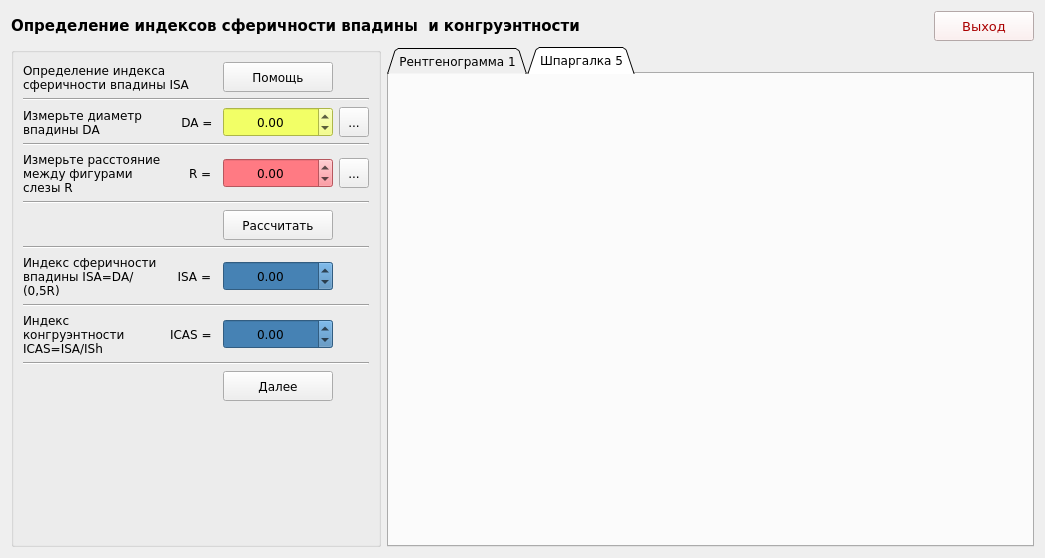
<?xml version="1.0" encoding="UTF-8"?>
<ui version="4.0">
 <class>Form4</class>
 <widget class="QWidget" name="Form4">
  <property name="geometry">
   <rect>
    <x>0</x>
    <y>0</y>
    <width>1045</width>
    <height>554</height>
   </rect>
  </property>
  <property name="windowTitle">
   <string>Form</string>
  </property>
  <property name="styleSheet">
   <string notr="true"/>
  </property>
  <layout class="QGridLayout" name="gridLayout">
   <item row="0" column="0" colspan="2">
    <widget class="QLabel" name="label_12">
     <property name="minimumSize">
      <size>
       <width>0</width>
       <height>30</height>
      </size>
     </property>
     <property name="font">
      <font>
       <family>Verdana</family>
       <pointsize>11</pointsize>
       <italic>false</italic>
       <bold>true</bold>
      </font>
     </property>
     <property name="styleSheet">
      <string notr="true">font: 75 11pt &quot;Verdana&quot;;
font-weight: bold;</string>
     </property>
     <property name="text">
      <string>Определение индексов сферичности впадины  и конгруэнтности</string>
     </property>
    </widget>
   </item>
   <item row="0" column="2">
    <widget class="QPushButton" name="pushButton_5">
     <property name="maximumSize">
      <size>
       <width>100</width>
       <height>50</height>
      </size>
     </property>
     <property name="font">
      <font>
       <family>Verdana</family>
       <pointsize>10</pointsize>
       <italic>false</italic>
       <bold>false</bold>
      </font>
     </property>
     <property name="cursor">
      <cursorShape>PointingHandCursor</cursorShape>
     </property>
     <property name="styleSheet">
      <string notr="true">background-color: #fcebeb;
font: 75 10pt &quot;Verdana&quot;;
color: rgb(170, 0, 0);</string>
     </property>
     <property name="text">
      <string>Выход</string>
     </property>
    </widget>
   </item>
   <item row="1" column="0">
    <widget class="QGroupBox" name="groupBox">
     <property name="minimumSize">
      <size>
       <width>370</width>
       <height>0</height>
      </size>
     </property>
     <property name="maximumSize">
      <size>
       <width>370</width>
       <height>16777215</height>
      </size>
     </property>
     <property name="font">
      <font>
       <family>Verdana</family>
       <pointsize>9</pointsize>
      </font>
     </property>
     <property name="title">
      <string/>
     </property>
     <layout class="QGridLayout" name="gridLayout_2">
      <item row="8" column="2">
       <widget class="QDoubleSpinBox" name="doubleSpinBox_3">
        <property name="minimumSize">
         <size>
          <width>0</width>
          <height>30</height>
         </size>
        </property>
        <property name="font">
         <font>
          <family>Verdana</family>
          <pointsize>9</pointsize>
         </font>
        </property>
        <property name="styleSheet">
         <string notr="true">background-color: #4682B4;</string>
        </property>
        <property name="alignment">
         <set>Qt::AlignCenter</set>
        </property>
        <property name="minimum">
         <double>-10000.000000000000000</double>
        </property>
        <property name="maximum">
         <double>10000.989999999999782</double>
        </property>
        <property name="singleStep">
         <double>0.100000000000000</double>
        </property>
       </widget>
      </item>
      <item row="10" column="1">
       <widget class="QLabel" name="label_14">
        <property name="font">
         <font>
          <family>Verdana</family>
          <pointsize>9</pointsize>
         </font>
        </property>
        <property name="text">
         <string>ICAS =</string>
        </property>
       </widget>
      </item>
      <item row="10" column="2">
       <widget class="QDoubleSpinBox" name="doubleSpinBox_4">
        <property name="minimumSize">
         <size>
          <width>0</width>
          <height>30</height>
         </size>
        </property>
        <property name="font">
         <font>
          <family>Verdana</family>
          <pointsize>9</pointsize>
         </font>
        </property>
        <property name="styleSheet">
         <string notr="true">background-color: #4682B4;</string>
        </property>
        <property name="alignment">
         <set>Qt::AlignCenter</set>
        </property>
        <property name="minimum">
         <double>-10000.000000000000000</double>
        </property>
        <property name="maximum">
         <double>10000.989999999999782</double>
        </property>
        <property name="singleStep">
         <double>0.100000000000000</double>
        </property>
       </widget>
      </item>
      <item row="8" column="1">
       <widget class="QLabel" name="label_10">
        <property name="font">
         <font>
          <family>Verdana</family>
          <pointsize>9</pointsize>
         </font>
        </property>
        <property name="text">
         <string>  ISA =</string>
        </property>
       </widget>
      </item>
      <item row="8" column="0">
       <widget class="QLabel" name="label_9">
        <property name="font">
         <font>
          <family>Verdana</family>
          <pointsize>9</pointsize>
         </font>
        </property>
        <property name="text">
         <string>Индекс сферичности впадины ISА=DА/(0,5R)</string>
        </property>
        <property name="wordWrap">
         <bool>true</bool>
        </property>
       </widget>
      </item>
      <item row="13" column="2">
       <spacer name="verticalSpacer">
        <property name="font">
         <font>
          <family>Verdana</family>
          <pointsize>9</pointsize>
         </font>
        </property>
        <property name="orientation">
         <enum>Qt::Vertical</enum>
        </property>
        <property name="sizeHint" stdset="0">
         <size>
          <width>20</width>
          <height>40</height>
         </size>
        </property>
       </spacer>
      </item>
      <item row="2" column="1">
       <widget class="QLabel" name="label_5">
        <property name="font">
         <font>
          <family>Verdana</family>
          <pointsize>9</pointsize>
         </font>
        </property>
        <property name="text">
         <string>   DA = </string>
        </property>
       </widget>
      </item>
      <item row="12" column="2">
       <widget class="QPushButton" name="pushButton_4">
        <property name="minimumSize">
         <size>
          <width>110</width>
          <height>30</height>
         </size>
        </property>
        <property name="maximumSize">
         <size>
          <width>110</width>
          <height>16777215</height>
         </size>
        </property>
        <property name="font">
         <font>
          <family>Verdana</family>
          <pointsize>9</pointsize>
         </font>
        </property>
        <property name="cursor">
         <cursorShape>PointingHandCursor</cursorShape>
        </property>
        <property name="text">
         <string>Далее</string>
        </property>
       </widget>
      </item>
      <item row="6" column="2">
       <widget class="QPushButton" name="pushButton_3">
        <property name="minimumSize">
         <size>
          <width>110</width>
          <height>30</height>
         </size>
        </property>
        <property name="maximumSize">
         <size>
          <width>110</width>
          <height>16777215</height>
         </size>
        </property>
        <property name="font">
         <font>
          <family>Verdana</family>
          <pointsize>9</pointsize>
         </font>
        </property>
        <property name="cursor">
         <cursorShape>PointingHandCursor</cursorShape>
        </property>
        <property name="text">
         <string>Рассчитать</string>
        </property>
       </widget>
      </item>
      <item row="2" column="0">
       <widget class="QLabel" name="label_3">
        <property name="font">
         <font>
          <family>Verdana</family>
          <pointsize>9</pointsize>
         </font>
        </property>
        <property name="text">
         <string>Измерьте диаметр впадины DА</string>
        </property>
        <property name="wordWrap">
         <bool>true</bool>
        </property>
       </widget>
      </item>
      <item row="2" column="2">
       <widget class="QDoubleSpinBox" name="doubleSpinBox">
        <property name="minimumSize">
         <size>
          <width>0</width>
          <height>30</height>
         </size>
        </property>
        <property name="font">
         <font>
          <family>Verdana</family>
          <pointsize>9</pointsize>
         </font>
        </property>
        <property name="styleSheet">
         <string notr="true">background-color: #f2ff66;
</string>
        </property>
        <property name="alignment">
         <set>Qt::AlignCenter</set>
        </property>
        <property name="minimum">
         <double>-10000.000000000000000</double>
        </property>
        <property name="maximum">
         <double>10000.989999999999782</double>
        </property>
        <property name="singleStep">
         <double>0.100000000000000</double>
        </property>
       </widget>
      </item>
      <item row="10" column="0">
       <widget class="QLabel" name="label_15">
        <property name="font">
         <font>
          <family>Verdana</family>
          <pointsize>9</pointsize>
         </font>
        </property>
        <property name="text">
         <string>Индекс конгруэнтности ICAS=ISА/ISh</string>
        </property>
        <property name="wordWrap">
         <bool>true</bool>
        </property>
       </widget>
      </item>
      <item row="4" column="2">
       <widget class="QDoubleSpinBox" name="doubleSpinBox_2">
        <property name="minimumSize">
         <size>
          <width>0</width>
          <height>30</height>
         </size>
        </property>
        <property name="font">
         <font>
          <family>Verdana</family>
          <pointsize>9</pointsize>
         </font>
        </property>
        <property name="styleSheet">
         <string notr="true">background-color: #ff7a83;</string>
        </property>
        <property name="alignment">
         <set>Qt::AlignCenter</set>
        </property>
        <property name="minimum">
         <double>-10000.000000000000000</double>
        </property>
        <property name="maximum">
         <double>10000.989999999999782</double>
        </property>
        <property name="singleStep">
         <double>0.100000000000000</double>
        </property>
       </widget>
      </item>
      <item row="4" column="0">
       <widget class="QLabel" name="label_4">
        <property name="font">
         <font>
          <family>Verdana</family>
          <pointsize>9</pointsize>
         </font>
        </property>
        <property name="text">
         <string>Измерьте расстояние между фигурами слезы R</string>
        </property>
        <property name="wordWrap">
         <bool>true</bool>
        </property>
       </widget>
      </item>
      <item row="0" column="2">
       <widget class="QPushButton" name="pushButton_2">
        <property name="minimumSize">
         <size>
          <width>110</width>
          <height>30</height>
         </size>
        </property>
        <property name="maximumSize">
         <size>
          <width>110</width>
          <height>16777215</height>
         </size>
        </property>
        <property name="font">
         <font>
          <family>Verdana</family>
          <pointsize>9</pointsize>
         </font>
        </property>
        <property name="cursor">
         <cursorShape>PointingHandCursor</cursorShape>
        </property>
        <property name="text">
         <string>Помощь</string>
        </property>
       </widget>
      </item>
      <item row="4" column="1">
       <widget class="QLabel" name="label_7">
        <property name="font">
         <font>
          <family>Verdana</family>
          <pointsize>9</pointsize>
         </font>
        </property>
        <property name="text">
         <string>     R =</string>
        </property>
       </widget>
      </item>
      <item row="1" column="0" colspan="4">
       <widget class="Line" name="line">
        <property name="font">
         <font>
          <family>Verdana</family>
          <pointsize>9</pointsize>
         </font>
        </property>
        <property name="orientation">
         <enum>Qt::Horizontal</enum>
        </property>
       </widget>
      </item>
      <item row="3" column="0" colspan="4">
       <widget class="Line" name="line_2">
        <property name="font">
         <font>
          <family>Verdana</family>
          <pointsize>9</pointsize>
         </font>
        </property>
        <property name="orientation">
         <enum>Qt::Horizontal</enum>
        </property>
       </widget>
      </item>
      <item row="5" column="0" colspan="4">
       <widget class="Line" name="line_3">
        <property name="font">
         <font>
          <family>Verdana</family>
          <pointsize>9</pointsize>
         </font>
        </property>
        <property name="orientation">
         <enum>Qt::Horizontal</enum>
        </property>
       </widget>
      </item>
      <item row="7" column="0" colspan="4">
       <widget class="Line" name="line_4">
        <property name="font">
         <font>
          <family>Verdana</family>
          <pointsize>9</pointsize>
         </font>
        </property>
        <property name="orientation">
         <enum>Qt::Horizontal</enum>
        </property>
       </widget>
      </item>
      <item row="9" column="0" colspan="4">
       <widget class="Line" name="line_5">
        <property name="font">
         <font>
          <family>Verdana</family>
          <pointsize>9</pointsize>
         </font>
        </property>
        <property name="orientation">
         <enum>Qt::Horizontal</enum>
        </property>
       </widget>
      </item>
      <item row="11" column="0" colspan="4">
       <widget class="Line" name="line_6">
        <property name="font">
         <font>
          <family>Verdana</family>
          <pointsize>9</pointsize>
         </font>
        </property>
        <property name="orientation">
         <enum>Qt::Horizontal</enum>
        </property>
       </widget>
      </item>
      <item row="0" column="0" colspan="2">
       <widget class="QLabel" name="label_2">
        <property name="font">
         <font>
          <family>Verdana</family>
          <pointsize>9</pointsize>
         </font>
        </property>
        <property name="text">
         <string>Определение индекса сферичности впадины ISА</string>
        </property>
        <property name="wordWrap">
         <bool>true</bool>
        </property>
       </widget>
      </item>
      <item row="2" column="3">
       <widget class="QToolButton" name="toolButton">
        <property name="minimumSize">
         <size>
          <width>30</width>
          <height>30</height>
         </size>
        </property>
        <property name="text">
         <string>...</string>
        </property>
       </widget>
      </item>
      <item row="4" column="3">
       <widget class="QToolButton" name="toolButton_2">
        <property name="minimumSize">
         <size>
          <width>30</width>
          <height>30</height>
         </size>
        </property>
        <property name="text">
         <string>...</string>
        </property>
       </widget>
      </item>
     </layout>
    </widget>
   </item>
   <item row="1" column="1" colspan="2">
    <widget class="QTabWidget" name="tabWidget">
     <property name="minimumSize">
      <size>
       <width>500</width>
       <height>500</height>
      </size>
     </property>
     <property name="font">
      <font>
       <family>Verdana</family>
       <pointsize>9</pointsize>
      </font>
     </property>
     <property name="tabShape">
      <enum>QTabWidget::Triangular</enum>
     </property>
     <property name="currentIndex">
      <number>1</number>
     </property>
     <widget class="QWidget" name="tab">
      <attribute name="title">
       <string>Рентгенограмма 1</string>
      </attribute>
     </widget>
     <widget class="QWidget" name="tab_2">
      <attribute name="title">
       <string>Шпаргалка 5</string>
      </attribute>
     </widget>
    </widget>
   </item>
  </layout>
 </widget>
 <resources/>
 <connections/>
</ui>
